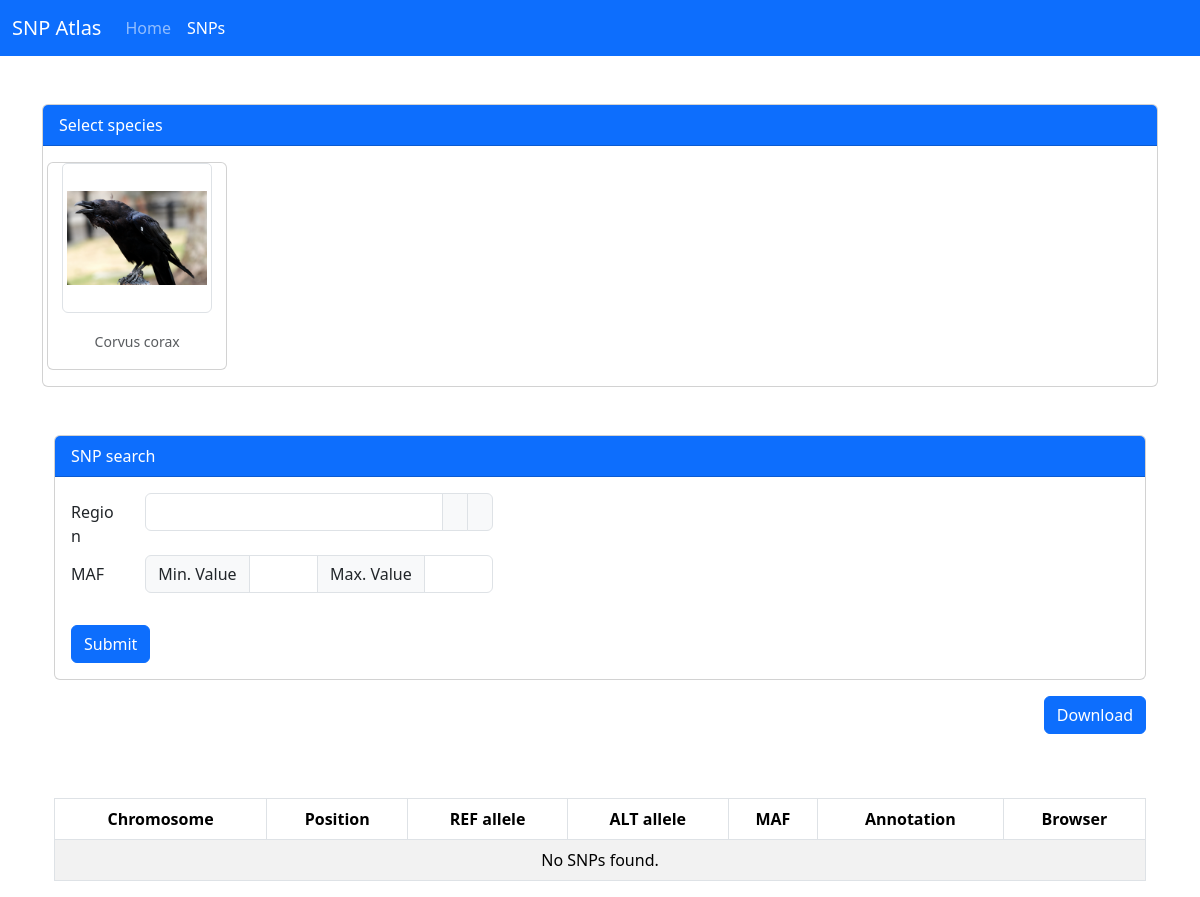
/snps/, run on an earlier commit of the app's database.
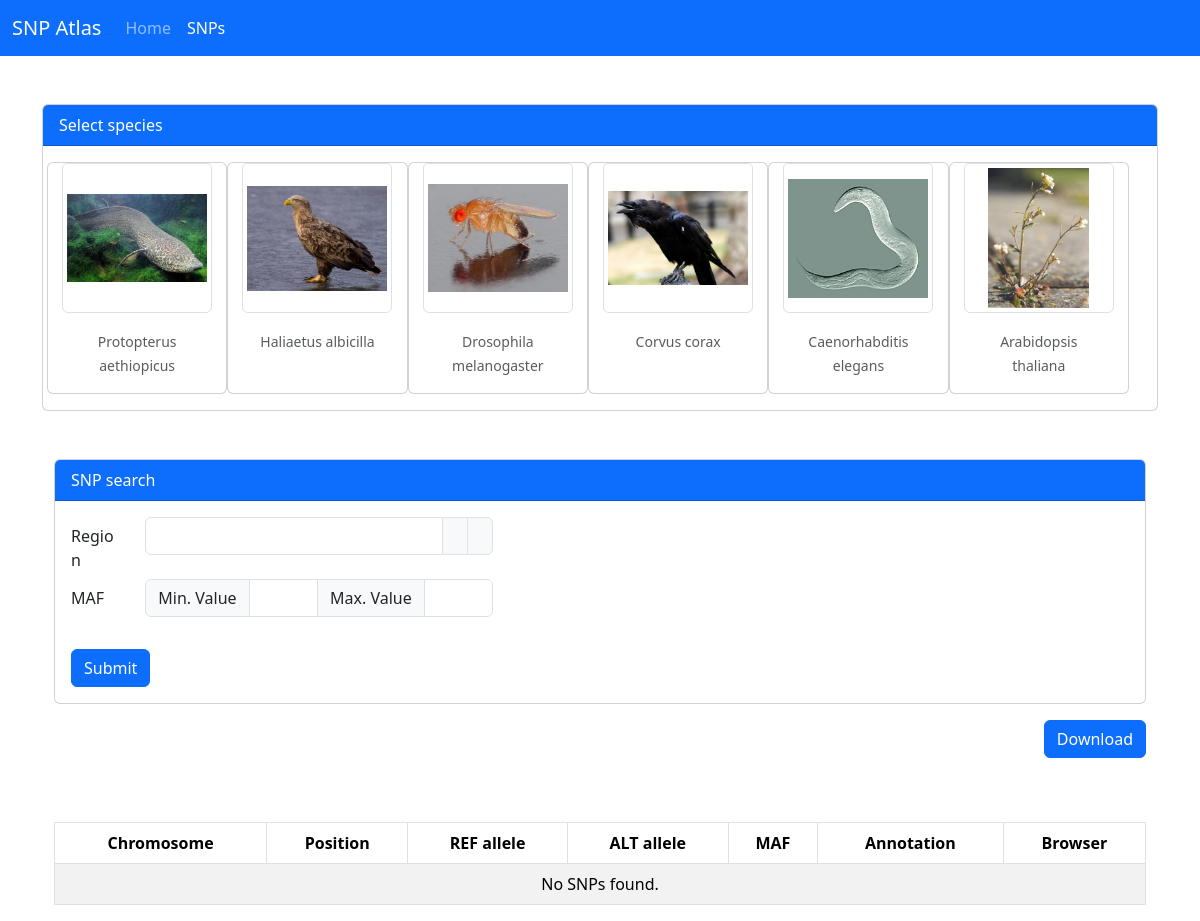
And on a later commit of the database.
### snp_site_app/models.py (models this page shows, shortened)
class Species(models.Model):
    id = models.AutoField(primary_key=True)
    name = models.CharField(max_length=70, unique=True)
    image_file = models.ImageField(upload_to ='snp_site/uploads/') #needs Pillow
    class Meta:
        verbose_name_plural = "species"

### snp_site_app/views.py (the view)
# urls.py: path("snps/", views.snps, name="snps"),
def snps(request):
    species_list = Species.objects.order_by("-name")
    context = {"species_list": species_list}
    context["chosen_species"] = None
    return render(request, 'snp_site_app/snps.html', context)

### snp_site_app/templates/snp_site_app/snps.html (shortened to what this page needs)
{% extends "snp_site_app/base.html" %}
{% block page1 %}nav-link{% endblock %}
{% block page2 %}nav-link active{% endblock %}
{% block content %}
<form method="POST" action="{% url 'snps:get_snps' %}" id="speciesForm">
  <div class="container mt-5">
      <div class="card text-dark bg-white mt-3 mb-3 mx-auto">
          <div class="card-header text-white bg-primary">Select species</div>
          <div class="card-body">
              <div class="row">
                  <div class="row row-cols-6 row-cols-md-6 g-6" id="card-container">
                      {% for species in species_list|slice:":6" %}
                      <div class="card" id="hovercard" data-species-id="{{ species.id }}">
                          <div class="d-flex justify-content-center">
                              <img class="card-img-top img-thumbnail" src="{{ species.image_file.url }}" style="width: 150px; height: 150px; object-fit: contain;">
                          </div>
                          <div class="card-body text-center">
                              <p class="card-text"><small class="text-muted">{{ species.name }}</small></p>
                          </div>
                      </div>
                      {% endfor %}
                  </div>
              </div>
          </div>
      </div>
      <div class="container mt-5">
      <div class="card text-dark bg-white mt-5 mb-3 mx-auto">
          <div class="card-header text-white bg-primary">SNP search</div>
          <div class="col-lg-5 col-md-5 col-xs-5 thumb">
              <div class="mb-3 row px-3 mt-3">
                  <label for="staticRegion" class="col-sm-2 col-form-label">Region</label>
                  <div class="col-sm-10">
                      <div class="input-group mb-3">
                          <input type="text" class="form-control" name = "region" aria-label="region number" value="{{ request.POST.region}}">
                          <button class="input-group-text" disabled></button>
                          <button class="input-group-text" disabled></button>
                      </div>
                  </div>
                  <label for="staticMAF" class="col-sm-2 col-form-label">MAF</label>
                  <div class="col-sm-10">
                      <div class="input-group mb-3">
                          <button class="input-group-text" disabled>Min. Value</button>
                          <input type="text" class="form-control" name="maf_min" aria-label="min value" value="{{ request.POST.maf_min }}">
                          <button class="input-group-text" disabled>Max. Value</button>
                          <input type="text" class="form-control" name="maf_max" aria-label="max value" value="{{ request.POST.maf_max }}">
                      </div>
                  </div>
          </div>
          <button type="submit" class="btn btn-primary mx-3 mb-3">Submit</button>
      </div>
  </div>
</form>
<nav aria-label="Page navigation example" style="display: flex; justify-content: space-between; align-items: center;">
  <div class="mb-3">
    <form method="GET" action="{% url 'snps:download_snps_csv' %}">
      <button type="submit" class="btn btn-primary">Download</button>
    </form>
  </div>
</nav>
<div class="container mt-5 mb-3 mx-auto">
  <table class="table table-striped table-bordered">
    <thead>
      <tr class="text-center">
        <th scope="col">Chromosome</th>
        <th scope="col">Position</th>
        <th scope="col">REF allele</th>
        <th scope="col">ALT allele</th>
        <th scope="col">MAF</th>
        <th scope="col">Annotation</th>
        <th scope="col">Browser</th>
      </tr>
    </thead>
    <tbody>
      {% for snp in snp_list %}
      <tr>
        <td>{{ snp.chromosome.name }}</td>
        <td>{{ snp.position }}</td>
        <td class="text-center">{{ snp.ref_allele }}</td>
        <td class="text-center">{{ snp.alt_allele }}</td>
        <td>{{ snp.maf }}</td>
        <td class="text-center">
          <form method="GET" action="{% url 'snps:snp_annotation_detail' snp.id %}">
            <button type="submit" class="btn btn-primary">Details</button>
          </form>
        </td>
        <td class="text-center"><a class="btn btn-primary" href="#" role="button">Show in browser</a></td>
      </tr>
      {% empty %}
      <tr>
        <td colspan="7" class="text-center">No SNPs found.</td>
      </tr>
      {% endfor %}
    </tbody>
  </table>
</div>
{% endblock %}

### snp_site_app/templates/snp_site_app/base.html (shortened to what this page needs)
{% load static %}
<!DOCTYPE html>
<html lang="en">
<head>
  <link href="https://cdn.jsdelivr.net/npm/bootstrap@5.3.3/dist/css/bootstrap.min.css" rel="stylesheet">
</head>
<body>
    <nav class="navbar navbar-expand-lg navbar-dark bg-primary">
        <div class="container-fluid">
          <a class="navbar-brand" href="#">SNP Atlas</a>
          <div class="collapse navbar-collapse" id="navbarColor02">
            <ul class="navbar-nav me-auto mb-2 mb-lg-0">
              <li class="nav-item">
                <a class="{% block page1 %}{% endblock %}" href="{% url 'snps:index' %}">Home</a>
              </li>
              <li class="nav-item">
                <a class="{% block page2 %}{% endblock %}" href="{% url 'snps:snps' %}">SNPs</a>
              </li>
            </ul>
          </div>
        </div>
      </nav>
<main>
        {% block content %}{% endblock %}
</main>
</body>
</html>

### snp_site_app/templates/snp_site_app/snps.html (style rules this page uses)
#hovercard { position: relative; transition: 0.4s; top: 0px; }

What changed in the data, as far as the page shows it:
added Species: image_file (picture), name "Protopterus aethiopicus"
added Species: image_file (picture), name "Haliaetus albicilla"
added Species: image_file (picture), name "Drosophila melanogaster"
added Species: image_file (picture), name "Caenorhabditis elegans"
added Species: image_file (picture), name "Arabidopsis thaliana"
